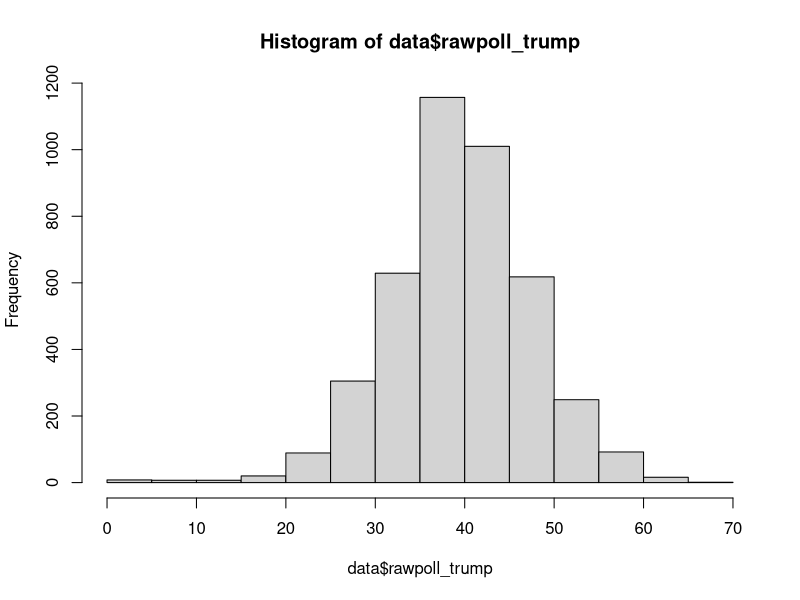
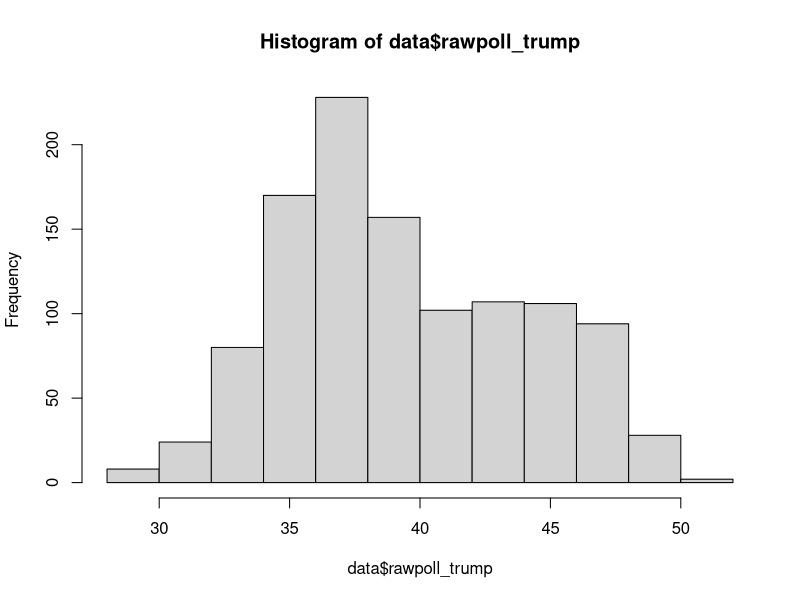
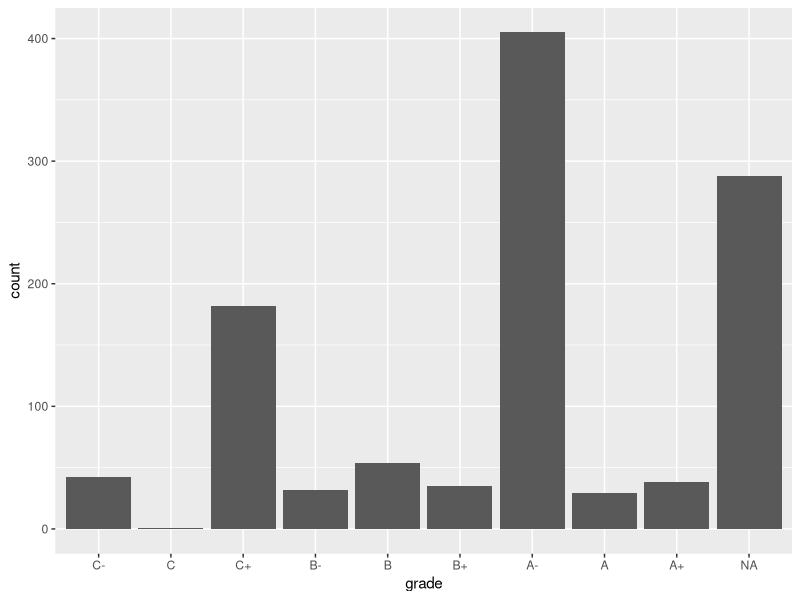
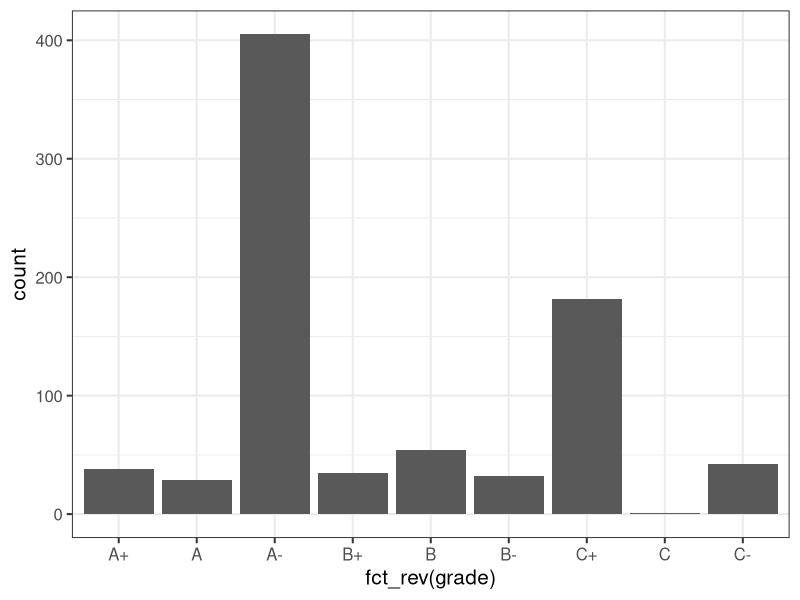
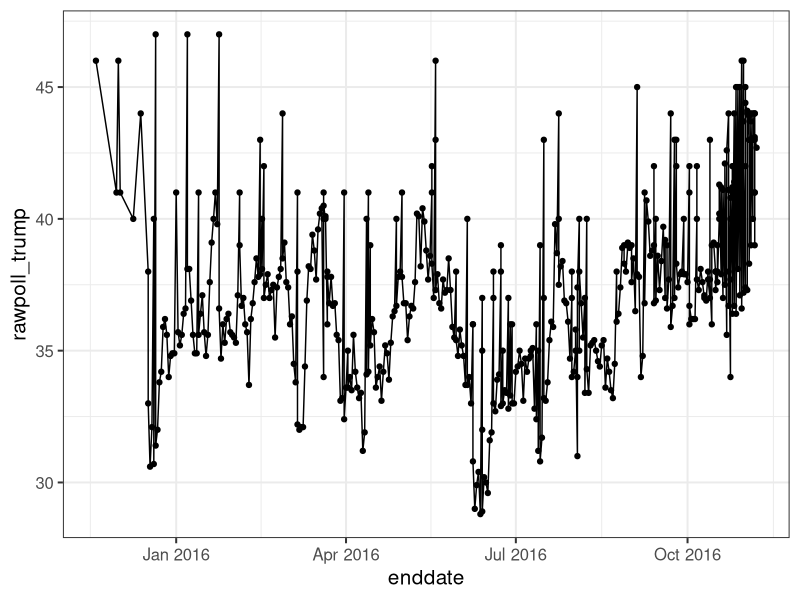
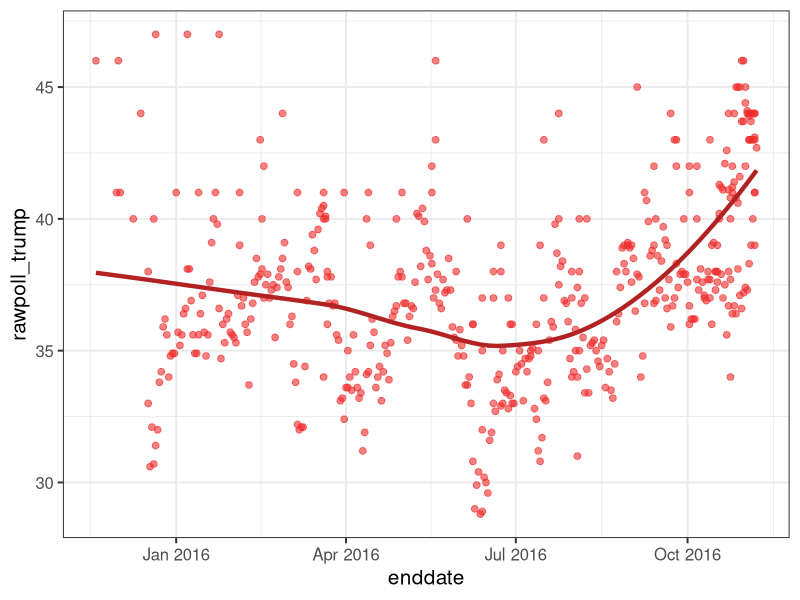
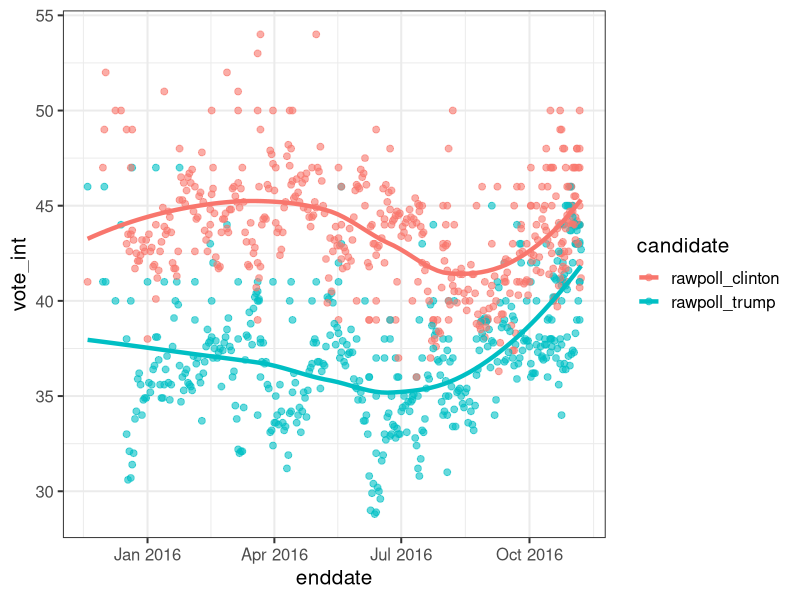
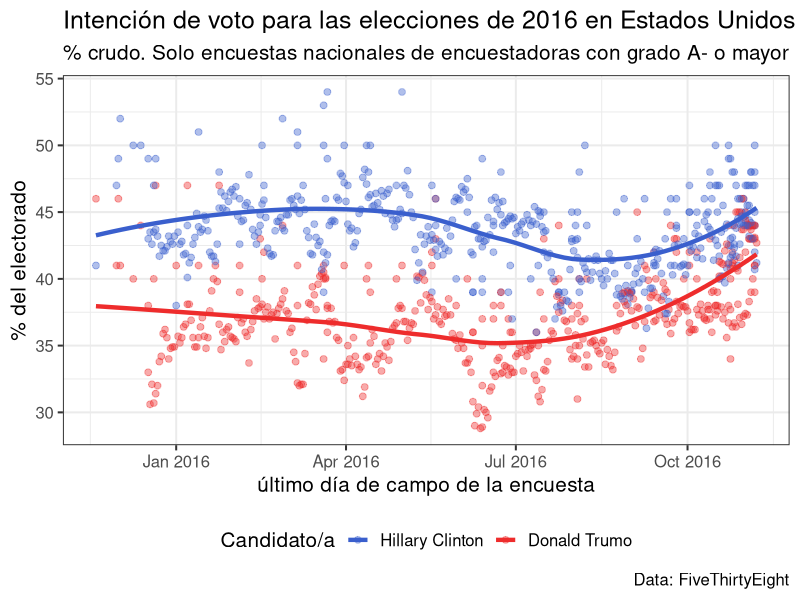

Here is the R script that generated these plots, in order:

## ***************************************************************************
##   Día 4: Visualización de datos y estadística inferencial
##   Solución de ejercicios             
##   Escuela de Invierno en Métodos    
##   Martín Opertti - 2022             
## ***************************************************************************

library(tidyverse)

## Data de encuestas de las elecciones 2016 en EEUU del paquete dslabs, 
# de FiveThirtyEight. Pueden consultar la documentación aquí: 
# https://www.rdocumentation.org/packages/dslabs/versions/0.7.3/topics/polls_us_election_2016

library(dslabs)
data <- polls_us_election_2016

# Explorar data
glimpse(data)


## 1. Exploremos los datos: crea un histograma rápido para ver la distribución 
# de la intención de voto de Donald Trump rawpoll_trump
hist(data$rawpoll_trump)


## 2. En el histograma anterior vemos que hay mucha variación. Filtremos la 
# data para analizar solamente las encuestas nacionales ("U.S." en variable 
# state) y volvamos a tirar el histograma
data <- data %>% 
  filter(state == "U.S.")
hist(data$rawpoll_trump)


## De ahora en más usaremos solamente las encuestas nacionales

## 3. La variable grade indica la calidad de cada encuestadora según 538
## Crea un gráfico de barras con la cantidad de encuestas por grade
# Ver: (https://projects.fivethirtyeight.com/pollster-ratings/)
ggplot(data = data, aes(x = grade)) +
  geom_bar()


## 4. Ahora por claridad eliminemos las encuestas que no tienen calificación y 
# revertamos el orden de la variable grade (fct_rev() puede servirte)
data <- data %>% 
  drop_na(grade)

theme_set(theme_bw(base_size = 15)) # Fijamos el tema

ggplot(data = data, aes(x = fct_rev(grade))) +
  geom_bar()

## 4b. Filtremos una vez más, está ves para quedarnos con las encuestas con 
# grado A- o más
grades_aceptables <- c("A+", "A", "A-")
data <- data %>% 
  filter(grade %in% grades_aceptables)


## 5. Ahora veamos la evolución de la intención de voto a Trump a lo largo del 
# tiempo. Crea el gráfico que consideres apropiado para ello, usando ggplot2. 
# Utiliza el dataframe filtrado en  el paso anterior. Usa la fecha del último
# día de la encuesta (enddate)

ggplot(data, aes(x = enddate, y = rawpoll_trump)) +
  geom_point() +
  geom_line() 

# Hay mucha variación, probemos con geom_smooth() para ver una tendencia suavizada
ggplot(data, aes(x = enddate, y = rawpoll_trump)) +
  geom_point(size = 2, alpha = .6, color = "firebrick2") +
  geom_smooth(se = FALSE, color = "firebrick", size = 1.5)


## 6. Agregemos los datos de intención de voto para Clinton. 
# Cuidado! la data no está en formato tidy para realizar esto, pivot_longe() puede servirte
data_long <- data %>% 
  select(enddate, grade, samplesize, rawpoll_trump, rawpoll_clinton) %>% 
  pivot_longer(cols = c("rawpoll_trump", "rawpoll_clinton"),
               names_to = "candidate",
               values_to = "vote_int") 

ggplot(data_long, aes(x = enddate, y = vote_int, color = candidate)) +
  geom_point(size = 2, alpha = .6) +
  geom_smooth(se = FALSE, size = 1.5)


## No, no fue un buen año para las encuestadoras...

## 7. Supongamos que queremos incluir este gráfico en una publicación. Elijamos 
# colores  representativos (asociados con los partidos de los candidatos), 
# definamos titulos y fuente. 
ggplot(data_long, aes(x = enddate, y = vote_int, color = candidate)) +
  geom_point(size = 2, alpha = .4) +
  geom_smooth(se = FALSE, size = 1.5) +
  scale_color_manual(name = "Candidato/a",
                     values = c("rawpoll_clinton" = "royalblue3", 
                                "rawpoll_trump" = "firebrick2"),
                     labels = c("rawpoll_clinton" = "Hillary Clinton", 
                                "rawpoll_trump" = "Donald Trumo")) +
  theme(legend.position = "bottom") +
  labs(title = "Intención de voto para las elecciones de 2016 en Estados Unidos",
       subtitle = "% crudo. Solo encuestas nacionales de encuestadoras con grado A- o mayor",
       caption = "Data: FiveThirtyEight",
       x = "último día de campo de la encuesta",
       y = "% del electorado")

# Con el argument labels dentro de scale_color_manual también puedo cambiar las 
# etiquetas o podría directamente recodificar los valores de "candidate" en el
# dataframe

## 8. Agregemos a nuestro gráfico un último elemento: el tamaño muestral
ggplot(data_long, aes(x = enddate, y = vote_int, color = candidate)) +
  geom_point(aes(size = samplesize), alpha = .4) +
  geom_smooth(se = FALSE, size = 1.5) +
  scale_color_manual(name = "Candidato/a",
                     values = c("rawpoll_clinton" = "royalblue3", 
                                "rawpoll_trump" = "firebrick2"),
                     labels = c("rawpoll_clinton" = "Hillary Clinton", 
                                "rawpoll_trump" = "Donald Trumo")) +
  theme(legend.position = "bottom") +
  labs(title = "Intención de voto para las elecciones de 2016 en Estados Unidos",
       subtitle = "% crudo. Solo encuestas nacionales de encuestadoras con grado A- o mayor",
       caption = "Data: FiveThirtyEight",
       x = "último día de campo de la encuesta",
       y = "% del electorado") +
  scale_size_continuous(name = "Tamaño muestral")

## 9. Parecería que en el último mes la diferencia entre los candidatos era menor
# Filtremos las  encuestas  desde 1 de octubre de 2016 y creamos un boxplot para
# ver las diferencias  en la intención de voto a ambos candidatos
range(data_long$enddate)

data_oct <- data_long %>% 
  filter(enddate >= "2016-10-01")

range(data_oct$enddate)

ggplot(data_oct, aes(x = candidate, y = vote_int)) +
  geom_boxplot(aes(fill = candidate), outlier.shape = NA, lwd=1, alpha=0.4) +
  geom_jitter(aes(color = candidate), size = 4, alpha = 0.75) +
  scale_color_manual(name = "Candidato/a",
                     values = c("rawpoll_clinton" = "royalblue3", 
                                "rawpoll_trump" = "firebrick2"),
                     labels = c("rawpoll_clinton" = "Hillary Clinton", 
                                "rawpoll_trump" = "Donald Trumo")) +
  scale_fill_manual(name = "Candidato/a",
                     values = c("rawpoll_clinton" = "royalblue3", 
                                "rawpoll_trump" = "firebrick2"),
                     labels = c("rawpoll_clinton" = "Hillary Clinton", 
                                "rawpoll_trump" = "Donald Trumo")) +
  theme(legend.position = "bottom") +
  labs(title = "Diferencias en la intención de voto a Trump y Clinton en mes previo a la elección 2016",
       caption = "Data: FiveThirtyEight",
       x = "", 
       y = "") +
  scale_x_discrete(labels=c("Hillary Clinton", "Donald Trump")) # Cambio etiqueta de valores del eje x
  
## 10. Por último, estimemos un modelo de regresión para ver si el tamaño
# muestral es relevante en la precisión de las encuestadoras. Para ello
# calculemos el valor absoluto de la diferencia entre  la intención de voto a
# Trump en cada encuesta y su % final que obtuvo en 2016 (46.1%)
data <- data %>% 
  mutate(margen = abs(46.1 - rawpoll_trump))

range(data$margen) # Diferencias entre 0.1 y 17.3

# También podemos calcular los días que faltan para la elección (electin day es
# el proxy)
data <- data %>% 
  mutate(dias_ele = as.numeric(as.Date("2016-11-08") - enddate))

reg <- lm(margen ~ samplesize + dias_ele, data = data)
summary(reg) # COn summary podemos ver los resultados

## Con el paquete broom y la función tidy() podemos extraer los resultaods del 
# modelo en un dataframe en formato tidy!

library(broom)

coef <- tidy(reg, conf.int = TRUE)
print(coef)

# Ahora podemos directamente graficar los coeficinetes de la forma en queramos
ggplot(coef, aes(x = estimate, y = term)) +
  geom_pointrange(aes(xmin = conf.low, xmax = conf.high)) +
  labs(title = "¿Cuánto influye el tamaño de la muestra en la precisión de la encuesta?",
       subtitle = "Coeficientes de modelo de regresión lineal",
       caption = "Data: FiveThirtyEight")

# Sin intercepto
coef %>% 
  filter(term != "(Intercept)") %>% 
  ggplot(aes(x = estimate, y = term)) +
  xlim(-0.015, 0.015) +
  geom_vline(xintercept = 0, linetype = "dashed") +
  geom_pointrange(aes(xmin = conf.low, xmax = conf.high)) +
  labs(title = "¿Cuánto influye el tamaño de la muestra en la precisión de la encuesta?",
       subtitle = "Coeficientes de modelo de regresión lineal",
       caption = "Data: FiveThirtyEight")
  
